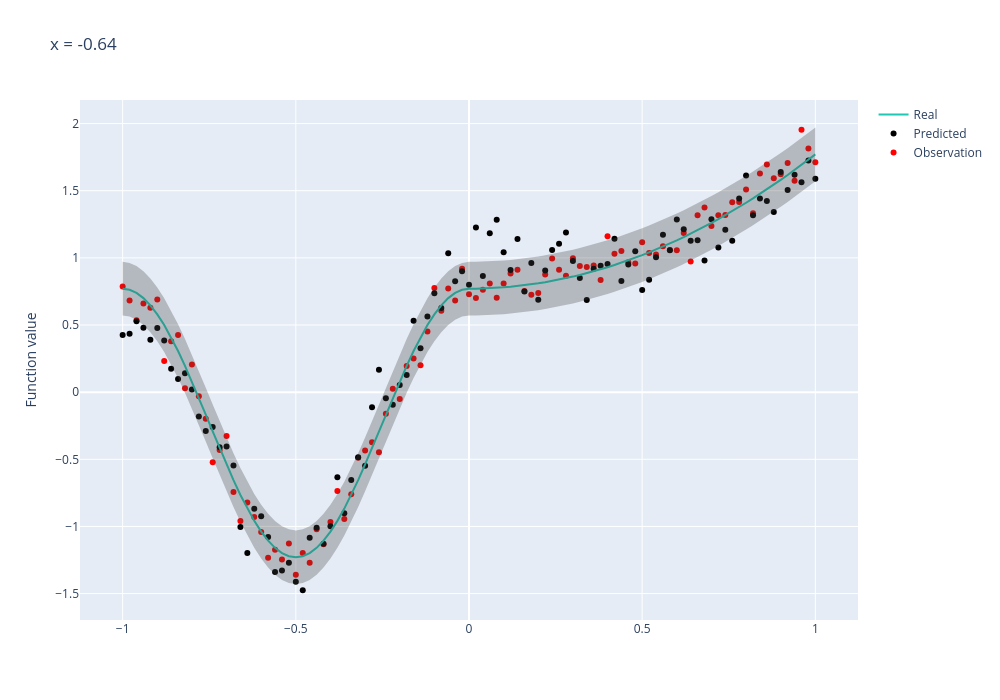

The notebook cell saved with this chart:
### Code cell
#fixed_x = np.random.randint(2)
#fixed_x = 0
fixed_x = 1
fixed_y = 1 - fixed_x
if fixed_x and not fixed_y:
    fixed_x_value = XX4[np.random.randint(XX4.shape[0]), 0]
    fixed_x_value = fixed_x_value - fixed_x_value - 0.64
    vx = model1.predict(XX4[XX4[:, 0] == fixed_x_value]).cpu().detach().numpy()
    fig = go.Figure([
        go.Scatter(
            name = 'Observation', 
            x = data_np[data_np[:, 0] == fixed_x_value.cpu().detach().numpy()][:, 1], 
            #y = vx.reshape(-1),
            y = data_np[data_np[:, 0] == fixed_x_value.cpu().detach().numpy()][:, 2], 
            mode = 'markers', 
            marker = dict(color = 'red'), 
        ), 
        go.Scatter(
            name = 'Predicted', 
            x = data_np[data_np[:, 0] == fixed_x_value.cpu().detach().numpy()][:, 1], 
            y = vx.reshape(-1),
            #y = data_np[data_np[:, 0] == fixed_x_value.detach().numpy()][:, 2], 
            mode = 'markers', 
            marker = dict(color = 'black'), 
        ), 
        go.Scatter(
            name = 'Real', 
            x = np.concatenate((data_np[data_np[:, 0] == fixed_x_value.cpu().detach().numpy()][:, 1][51: ], 
                                data_np[data_np[:, 0] == fixed_x_value.cpu().detach().numpy()][:, 1][: 51]), axis = 0), 
            y = np.concatenate((test_np[test_np[:, 0] == fixed_x_value.cpu().detach().numpy()][:, 2][51: ], 
                                test_np[test_np[:, 0] == fixed_x_value.cpu().detach().numpy()][:, 2][: 51]), axis = 0), 
            mode = 'lines', 
            line = dict(color = 'rgb(31, 199, 180)'), 
        ), 
        go.Scatter(
            name = 'Upper Bound', 
            x = np.concatenate((data_np[data_np[:, 0] == fixed_x_value.cpu().detach().numpy()][:, 1][51: ], 
                                data_np[data_np[:, 0] == fixed_x_value.cpu().detach().numpy()][:, 1][: 51]), axis = 0), 
            y = np.concatenate((test_np[test_np[:, 0] == fixed_x_value.cpu().detach().numpy()][:, 2][51: ], 
                                test_np[test_np[:, 0] == fixed_x_value.cpu().detach().numpy()][:, 2][: 51]), axis = 0) + 0.2, 
            mode = 'lines', 
            marker = dict(color = '#444'), 
            line = dict(width = 0), 
            showlegend = False
        ), 
        go.Scatter(
            name = 'Lower Bound', 
            x = np.concatenate((data_np[data_np[:, 0] == fixed_x_value.cpu().detach().numpy()][:, 1][51: ], 
                                data_np[data_np[:, 0] == fixed_x_value.cpu().detach().numpy()][:, 1][: 51]), axis = 0), 
            y = np.concatenate((test_np[test_np[:, 0] == fixed_x_value.cpu().detach().numpy()][:, 2][51: ], 
                                test_np[test_np[:, 0] == fixed_x_value.cpu().detach().numpy()][:, 2][: 51]), axis = 0) - 0.2, 
            marker = dict(color = '#444'), 
            line = dict(width = 0), 
            mode = 'lines', 
            fillcolor = 'rgba(68, 68, 68, 0.3)', 
            fill = 'tonexty', 
            showlegend = False
        ), 
    ])
    temp = str(np.round(fixed_x_value.cpu().detach().numpy(), 3))
    fig.update_layout(
        width = 1000,
        height = 700,
        yaxis = dict(title = dict(text = 'Function value')), 
        title = dict(text = 'x = ' + temp), 
        hovermode = 'x'
    )
    fig.write_image("temp_x.png")
    fig.show()
elif fixed_y and not fixed_x:
    fixed_y_value = XX4[np.random.randint(XX4.shape[0]), 1]
    fixed_y_value = fixed_y_value - fixed_y_value + 0.96
    vy = model1.predict(XX4[XX4[:, 1] == fixed_y_value]).cpu().detach().numpy()
    temp = np.concatenate((data_np[data_np[:, 1] == fixed_y_value.cpu().detach().numpy()][:, 0].reshape(-1, 1), 
                           data_np[data_np[:, 1] == fixed_y_value.cpu().detach().numpy()][:, 2].reshape(-1, 1), 
                           test_np[test_np[:, 1] == fixed_y_value.cpu().detach().numpy()][:, 2].reshape(-1, 1), 
                           vy), axis = 1)
    temp[np.argsort(temp[:, 0])]
    if fixed_y_value >= 0: 
        temp = np.concatenate((temp[51: , :], temp[: 51, :]), axis = 0)
    fig = go.Figure([
        go.Scatter(
            name = 'Observation', 
            x = data_np[data_np[:, 1] == fixed_y_value.cpu().detach().numpy()][:, 0], 
            #y = vx.reshape(-1),
            y = data_np[data_np[:, 1] == fixed_y_value.cpu().detach().numpy()][:, 2], 
            mode = 'markers', 
            marker = dict(color = 'red'), 
        ), 
        go.Scatter(
            name = 'Predicted', 
            x = data_np[data_np[:, 1] == fixed_y_value.cpu().detach().numpy()][:, 0], 
            y = vy.reshape(-1),
            #y = data_np[data_np[:, 0] == fixed_x_value.detach().numpy()][:, 2], 
            mode = 'markers', 
            marker = dict(color = 'black'), 
        ), 
        go.Scatter(
            name = 'Real', 
            x = temp[:, 0], 
            y = temp[:, 2], 
            mode = 'lines', 
            line = dict(color = 'rgb(31, 199, 180)'), 
        ), 
        go.Scatter(
            name = 'Upper Bound', 
            x = temp[:, 0], 
            y = temp[:, 2] + 0.2, 
            mode = 'lines', 
            marker = dict(color = '#444'), 
            line = dict(width = 0), 
            showlegend = False
        ), 
        go.Scatter(
            name = 'Lower Bound', 
            x = temp[:, 0], 
            y = temp[:, 2] - 0.2, 
            marker = dict(color = '#444'), 
            line = dict(width = 0), 
            mode = 'lines', 
            fillcolor = 'rgba(68, 68, 68, 0.3)', 
            fill = 'tonexty', 
            showlegend = False
        ), 
    ])
    temptxt = str(np.round(fixed_y_value.cpu().detach().numpy(), 3))
    fig.update_layout(
        width = 1000,
        height = 700,
        yaxis = dict(title = dict(text = 'Function value')), 
        title = dict(text = 'y = ' + temptxt), 
        hovermode = 'x'
    )
    fig.write_image("temp_y.png")
    fig.show()
elif fixed_x and fixed_y:
    print("Fix only one axis.")
else:
    print("Fix one axis.")

### Figure 1 — Plotly figure (JSON) as saved in the notebook; plotly's stock layout.template omitted (floating-point values rounded to 4 significant figures)
{"data": [{"marker": {"color": "red"}, "mode": "markers", "name": "Observation", "type": "scatter", "x": [0.0, 0.02, 0.04, 0.06, 0.08, 0.1, 0.12, 0.14, 0.16, 0.18, 0.2, 0.22, 0.24, 0.26, 0.28, 0.3, 0.32, 0.34, 0.36, 0.38, 0.4, 0.42, 0.44, 0.46, 0.48, 0.5, 0.52, 0.54, 0.56, 0.58, 0.6, 0.62, 0.64, 0.66, 0.68, 0.7, 0.72, 0.74, 0.76, 0.78, 0.8, 0.82, 0.84, 0.86, 0.88, 0.9, 0.92, 0.94, 0.96, 0.98, 1.0, -1.0, -0.98, -0.96, -0.94, -0.92, -0.9, -0.88, -0.86, -0.84, -0.82, -0.8, -0.78, -0.76, -0.74, -0.72, -0.7, -0.68, -0.66, -0.64, -0.62, -0.6, -0.58, -0.56, -0.54, -0.52, -0.5, -0.48, -0.46, -0.44, -0.42, -0.4, -0.38, -0.36, -0.34, -0.32, -0.3, -0.28, -0.26, -0.24, -0.22, -0.2, -0.18, -0.16, -0.14, -0.12, -0.1, -0.08, -0.06, -0.04, -0.02], "y": [0.7298, 0.7006, 0.763, 0.8088, 0.7028, 0.8092, 0.8835, 0.912, 0.7531, 0.7247, 0.7387, 0.8756, 0.9961, 0.9109, 0.8674, 0.9964, 0.9402, 0.9328, 0.9427, 0.8347, 1.16, 1.03, 1.052, 0.9671, 0.9581, 1.116, 1.037, 1.026, 1.086, 1.059, 1.058, 1.185, 0.9723, 1.317, 1.375, 1.237, 1.317, 1.32, 1.415, 1.416, 1.509, 1.332, 1.629, 1.695, 1.592, 1.622, 1.707, 1.575, 1.954, 1.814, 1.711, 0.7864, 0.6822, 0.5364, 0.6598, 0.6283, 0.6909, 0.2317, 0.3789, 0.4256, 0.02889, 0.2056, -0.03, -0.1977, -0.5221, -0.4315, -0.3267, -0.7438, -0.959, -0.8209, -0.9306, -1.041, -1.233, -1.173, -1.246, -1.127, -1.359, -1.198, -1.271, -1.02, -1.133, -0.9668, -0.7361, -0.9452, -0.7607, -0.4889, -0.434, -0.3732, -0.4473, -0.161, 0.02564, -0.0503, 0.1953, 0.2507, 0.2011, 0.4517, 0.7753, 0.6061, 0.7712, 0.6832, 0.9192]}, {"marker": {"color": "black"}, "mode": "markers", "name": "Predicted", "type": "scatter", "x": [0.0, 0.02, 0.04, 0.06, 0.08, 0.1, 0.12, 0.14, 0.16, 0.18, 0.2, 0.22, 0.24, 0.26, 0.28, 0.3, 0.32, 0.34, 0.36, 0.38, 0.4, 0.42, 0.44, 0.46, 0.48, 0.5, 0.52, 0.54, 0.56, 0.58, 0.6, 0.62, 0.64, 0.66, 0.68, 0.7, 0.72, 0.74, 0.76, 0.78, 0.8, 0.82, 0.84, 0.86, 0.88, 0.9, 0.92, 0.94, 0.96, 0.98, 1.0, -1.0, -0.98, -0.96, -0.94, -0.92, -0.9, -0.88, -0.86, -0.84, -0.82, -0.8, -0.78, -0.76, -0.74, -0.72, -0.7, -0.68, -0.66, -0.64, -0.62, -0.6, -0.58, -0.56, -0.54, -0.52, -0.5, -0.48, -0.46, -0.44, -0.42, -0.4, -0.38, -0.36, -0.34, -0.32, -0.3, -0.28, -0.26, -0.24, -0.22, -0.2, -0.18, -0.16, -0.14, -0.12, -0.1, -0.08, -0.06, -0.04, -0.02], "y": [0.8002, 1.226, 0.8653, 1.184, 1.284, 1.042, 0.9097, 1.14, 0.75, 0.9616, 0.6891, 0.9061, 1.059, 1.106, 1.189, 0.9764, 0.8496, 0.6855, 0.9196, 0.941, 0.9549, 1.142, 0.8279, 0.9504, 1.049, 0.7613, 0.8379, 1.005, 1.172, 1.057, 1.285, 1.212, 1.128, 1.132, 0.9801, 1.288, 1.077, 1.209, 1.127, 1.442, 1.613, 1.317, 1.443, 1.423, 1.341, 1.639, 1.505, 1.62, 1.564, 1.726, 1.589, 0.4258, 0.4356, 0.5287, 0.4788, 0.3902, 0.4771, 0.3841, 0.1751, 0.0976, 0.141, 0.02001, -0.1813, -0.2889, -0.2598, -0.4099, -0.4047, -0.5462, -1.004, -1.198, -0.8683, -0.9236, -1.079, -1.34, -1.328, -1.271, -1.411, -1.475, -1.085, -1.009, -1.128, -0.9977, -0.6331, -0.9026, -0.6548, -0.4856, -0.5481, -0.1129, 0.1672, -0.04539, -0.09362, 0.05249, 0.127, 0.5319, 0.3264, 0.5641, 0.7368, 0.6273, 1.034, 0.8265, 0.9012]}, {"line": {"color": "rgb(31, 199, 180)"}, "mode": "lines", "name": "Real", "type": "scatter", "x": [-1.0, -0.98, -0.96, -0.94, -0.92, -0.9, -0.88, -0.86, -0.84, -0.82, -0.8, -0.78, -0.76, -0.74, -0.72, -0.7, -0.68, -0.66, -0.64, -0.62, -0.6, -0.58, -0.56, -0.54, -0.52, -0.5, -0.48, -0.46, -0.44, -0.42, -0.4, -0.38, -0.36, -0.34, -0.32, -0.3, -0.28, -0.26, -0.24, -0.22, -0.2, -0.18, -0.16, -0.14, -0.12, -0.1, -0.08, -0.06, -0.04, -0.02, 0.0, 0.02, 0.04, 0.06, 0.08, 0.1, 0.12, 0.14, 0.16, 0.18, 0.2, 0.22, 0.24, 0.26, 0.28, 0.3, 0.32, 0.34, 0.36, 0.38, 0.4, 0.42, 0.44, 0.46, 0.48, 0.5, 0.52, 0.54, 0.56, 0.58, 0.6, 0.62, 0.64, 0.66, 0.68, 0.7, 0.72, 0.74, 0.76, 0.78, 0.8, 0.82, 0.84, 0.86, 0.88, 0.9, 0.92, 0.94, 0.96, 0.98, 1.0], "y": [0.7705, 0.7626, 0.7391, 0.7003, 0.6468, 0.5795, 0.4995, 0.4079, 0.3063, 0.1963, 0.07953, -0.04211, -0.1667, -0.2923, -0.4169, -0.5385, -0.6553, -0.7653, -0.8669, -0.9585, -1.039, -1.106, -1.159, -1.198, -1.222, -1.229, -1.222, -1.198, -1.159, -1.106, -1.039, -0.9585, -0.8669, -0.7653, -0.6553, -0.5385, -0.4169, -0.2923, -0.1667, -0.04211, 0.07953, 0.1963, 0.3063, 0.4079, 0.4995, 0.5795, 0.6468, 0.7003, 0.7391, 0.7626, 0.7705, 0.7709, 0.7721, 0.7741, 0.7769, 0.7805, 0.7849, 0.7901, 0.7961, 0.8029, 0.8105, 0.8189, 0.8281, 0.8381, 0.8489, 0.8605, 0.8729, 0.8861, 0.9001, 0.9149, 0.9305, 0.9469, 0.9641, 0.9821, 1.001, 1.021, 1.041, 1.062, 1.084, 1.107, 1.131, 1.155, 1.18, 1.206, 1.233, 1.261, 1.289, 1.318, 1.348, 1.379, 1.411, 1.443, 1.476, 1.51, 1.545, 1.581, 1.617, 1.654, 1.692, 1.731, 1.771]}, {"line": {"width": 0}, "marker": {"color": "#444"}, "mode": "lines", "name": "Upper Bound", "showlegend": false, "type": "scatter", "x": [-1.0, -0.98, -0.96, -0.94, -0.92, -0.9, -0.88, -0.86, -0.84, -0.82, -0.8, -0.78, -0.76, -0.74, -0.72, -0.7, -0.68, -0.66, -0.64, -0.62, -0.6, -0.58, -0.56, -0.54, -0.52, -0.5, -0.48, -0.46, -0.44, -0.42, -0.4, -0.38, -0.36, -0.34, -0.32, -0.3, -0.28, -0.26, -0.24, -0.22, -0.2, -0.18, -0.16, -0.14, -0.12, -0.1, -0.08, -0.06, -0.04, -0.02, 0.0, 0.02, 0.04, 0.06, 0.08, 0.1, 0.12, 0.14, 0.16, 0.18, 0.2, 0.22, 0.24, 0.26, 0.28, 0.3, 0.32, 0.34, 0.36, 0.38, 0.4, 0.42, 0.44, 0.46, 0.48, 0.5, 0.52, 0.54, 0.56, 0.58, 0.6, 0.62, 0.64, 0.66, 0.68, 0.7, 0.72, 0.74, 0.76, 0.78, 0.8, 0.82, 0.84, 0.86, 0.88, 0.9, 0.92, 0.94, 0.96, 0.98, 1.0], "y": [0.9705, 0.9626, 0.9391, 0.9003, 0.8468, 0.7795, 0.6995, 0.6079, 0.5063, 0.3963, 0.2795, 0.1579, 0.0333, -0.09228, -0.2169, -0.3385, -0.4553, -0.5653, -0.6669, -0.7585, -0.8385, -0.9058, -0.9593, -0.9981, -1.022, -1.029, -1.022, -0.9981, -0.9593, -0.9058, -0.8385, -0.7585, -0.6669, -0.5653, -0.4553, -0.3385, -0.2169, -0.09228, 0.0333, 0.1579, 0.2795, 0.3963, 0.5063, 0.6079, 0.6995, 0.7795, 0.8468, 0.9003, 0.9391, 0.9626, 0.9705, 0.9709, 0.9721, 0.9741, 0.9769, 0.9805, 0.9849, 0.9901, 0.9961, 1.003, 1.011, 1.019, 1.028, 1.038, 1.049, 1.061, 1.073, 1.086, 1.1, 1.115, 1.131, 1.147, 1.164, 1.182, 1.201, 1.221, 1.241, 1.262, 1.284, 1.307, 1.331, 1.355, 1.38, 1.406, 1.433, 1.461, 1.489, 1.518, 1.548, 1.579, 1.611, 1.643, 1.676, 1.71, 1.745, 1.781, 1.817, 1.854, 1.892, 1.931, 1.971]}, {"fill": "tonexty", "fillcolor": "rgba(68, 68, 68, 0.3)", "line": {"width": 0}, "marker": {"color": "#444"}, "mode": "lines", "name": "Lower Bound", "showlegend": false, "type": "scatter", "x": [-1.0, -0.98, -0.96, -0.94, -0.92, -0.9, -0.88, -0.86, -0.84, -0.82, -0.8, -0.78, -0.76, -0.74, -0.72, -0.7, -0.68, -0.66, -0.64, -0.62, -0.6, -0.58, -0.56, -0.54, -0.52, -0.5, -0.48, -0.46, -0.44, -0.42, -0.4, -0.38, -0.36, -0.34, -0.32, -0.3, -0.28, -0.26, -0.24, -0.22, -0.2, -0.18, -0.16, -0.14, -0.12, -0.1, -0.08, -0.06, -0.04, -0.02, 0.0, 0.02, 0.04, 0.06, 0.08, 0.1, 0.12, 0.14, 0.16, 0.18, 0.2, 0.22, 0.24, 0.26, 0.28, 0.3, 0.32, 0.34, 0.36, 0.38, 0.4, 0.42, 0.44, 0.46, 0.48, 0.5, 0.52, 0.54, 0.56, 0.58, 0.6, 0.62, 0.64, 0.66, 0.68, 0.7, 0.72, 0.74, 0.76, 0.78, 0.8, 0.82, 0.84, 0.86, 0.88, 0.9, 0.92, 0.94, 0.96, 0.98, 1.0], "y": [0.5705, 0.5626, 0.5391, 0.5003, 0.4468, 0.3795, 0.2995, 0.2079, 0.1063, -0.003707, -0.1205, -0.2421, -0.3667, -0.4923, -0.6169, -0.7385, -0.8553, -0.9653, -1.067, -1.158, -1.239, -1.306, -1.359, -1.398, -1.422, -1.429, -1.422, -1.398, -1.359, -1.306, -1.239, -1.158, -1.067, -0.9653, -0.8553, -0.7385, -0.6169, -0.4923, -0.3667, -0.2421, -0.1205, -0.003707, 0.1063, 0.2079, 0.2995, 0.3795, 0.4468, 0.5003, 0.5391, 0.5626, 0.5705, 0.5709, 0.5721, 0.5741, 0.5769, 0.5805, 0.5849, 0.5901, 0.5961, 0.6029, 0.6105, 0.6189, 0.6281, 0.6381, 0.6489, 0.6605, 0.6729, 0.6861, 0.7001, 0.7149, 0.7305, 0.7469, 0.7641, 0.7821, 0.8009, 0.8205, 0.8409, 0.8621, 0.8841, 0.9069, 0.9305, 0.9549, 0.9801, 1.006, 1.033, 1.061, 1.089, 1.118, 1.148, 1.179, 1.211, 1.243, 1.276, 1.31, 1.345, 1.381, 1.417, 1.454, 1.492, 1.531, 1.571]}], "layout": {"height": 700, "hovermode": "x", "title": {"text": "x = -0.64"}, "width": 1000, "yaxis": {"title": {"text": "Function value"}}}}
